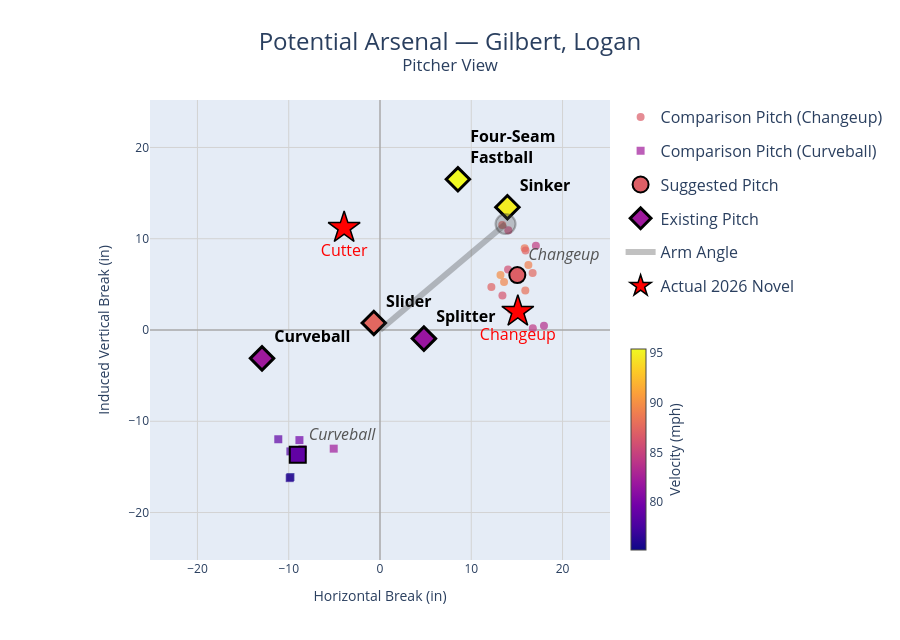

Write notebook code for a chart like this one.
### Markdown cell above
## Visualize one pitcher: actual novel pitch vs. suggestions

The same Pitcher-View break plot the app shows (comp pitches colored by velocity, suggestion centroids,
existing arsenal as black diamonds, arm-angle ray) — with the **actual 2026 novel pitch overlaid as a
red star**. Alongside it, the app's Pitcher Profile and the Arsenal & Suggestions table, with the
actual 2026 pitch appended so its velo / break sit next to the suggested shapes. Call
`validate_pitcher(name)` for any pitcher in `novel_2026`.

### Code cell
# Any pitcher in novel_2026 works. Soroka's actual 2026 Cutter landed almost exactly on his
# suggested Cutter centroid; try e.g. 'Helsley, Ryan' or 'May, Dustin' for other cases.
validate_pitcher('Gilbert, Logan', novel_2026, pools, throws, pitch_pools)

### Figure 1 — Plotly figure (JSON) as saved in the notebook; plotly's stock layout.template omitted (floating-point values rounded to 4 significant figures)
{"data": [{"customdata": [["Petricka, Jake", "Changeup", 0], ["May, Trevor", "Changeup", 1], ["Brogdon, Connor", "Changeup", 2], ["Jiménez, Joe", "Changeup", 3], ["Megill, Tylor", "Changeup", 4], ["Oviedo, Luis", "Changeup", 5], ["Williams, Gavin", "Changeup", 6], ["Strider, Spencer", "Changeup", 7], ["Heuer, Codi", "Changeup", 8], ["Whitlock, Garrett", "Changeup", 9], ["Kelly, Zack", "Changeup", 10], ["Leahy, Kyle", "Changeup", 11], ["Brown, McCade", "Changeup", 12], ["Varland, Louis", "Changeup", 13], ["Robertson, Nick", "Changeup", 14], ["Mize, Casey", "Splitter", 20]], "hovertemplate": "<b>%{customdata[0]}</b><br>Pitch: %{customdata[1]}<extra></extra>", "marker": {"cmax": 95.41, "cmin": 75.18, "color": [86.75, 87.29, 84.57, 89.05, 87.16, 85.32, 88.48, 85.88, 87.24, 84.34, 83.59, 89.83, 87.58, 89.43, 88.17, 86.23], "colorbar": {"len": 0.48, "thickness": 15, "title": {"side": "right", "text": "Velocity (mph)"}, "x": 1.02, "y": 0, "yanchor": "bottom"}, "colorscale": [[0, "#0d0887"], [0.1111, "#46039f"], [0.2222, "#7201a8"], [0.3333, "#9c179e"], [0.4444, "#bd3786"], [0.5556, "#d8576b"], [0.6667, "#ed7953"], [0.7778, "#fb9f3a"], [0.8889, "#fdca26"], [1, "#f0f921"]], "opacity": 0.7, "showscale": true, "size": 8, "symbol": "circle"}, "mode": "markers", "name": "Comparison Pitch (Changeup)", "type": "scatter", "x": [14.36, 13.4, 17.08, 16.26, 12.2, 14.06, 15.85, 14.03, 15.95, 16.74, 17.97, 13.2, 16.72, 13.59, 15.92, 13.41], "y": [2.184, 11.49, 9.232, 7.111, 4.698, 10.92, 8.952, 6.632, 8.718, 0.1859, 0.468, 6.036, 6.244, 5.253, 4.315, 3.793]}, {"customdata": [["Hendriks, Liam", "Curveball", 15], ["Megill, Tylor", "Curveball", 16], ["Oviedo, Luis", "Curveball", 17], ["Williams, Gavin", "Curveball", 18], ["Leahy, Kyle", "Curveball", 19], ["Mize, Casey", "Knuckle Curve", 21], ["Brown, McCade", "Knuckle Curve", 22]], "hovertemplate": "<b>%{customdata[0]}</b><br>Pitch: %{customdata[1]}<extra></extra>", "marker": {"cmax": 95.41, "cmin": 75.18, "color": [82.18, 78.06, 75.18, 76.25, 81.62, 79.61, 78.71], "colorscale": [[0, "#0d0887"], [0.1111, "#46039f"], [0.2222, "#7201a8"], [0.3333, "#9c179e"], [0.4444, "#bd3786"], [0.5556, "#d8576b"], [0.6667, "#ed7953"], [0.7778, "#fb9f3a"], [0.8889, "#fdca26"], [1, "#f0f921"]], "opacity": 0.7, "showscale": false, "size": 8, "symbol": "square"}, "mode": "markers", "name": "Comparison Pitch (Curveball)", "type": "scatter", "x": [-5.071, -9.819, -9.815, -9.892, -8.498, -8.828, -11.14], "y": [-13.0, -13.3, -16.11, -16.23, -13.07, -12.06, -11.97]}, {"hovertemplate": "<b>Suggested: Changeup</b><br>HBreak: %{x:.1f} in<br>IVBreak: %{y:.1f} in<extra></extra>", "legendgroup": "centroid", "marker": {"cmax": 95.41, "cmin": 75.18, "color": [86.93], "colorscale": [[0, "#0d0887"], [0.1111, "#46039f"], [0.2222, "#7201a8"], [0.3333, "#9c179e"], [0.4444, "#bd3786"], [0.5556, "#d8576b"], [0.6667, "#ed7953"], [0.7778, "#fb9f3a"], [0.8889, "#fdca26"], [1, "#f0f921"]], "line": {"color": "black", "width": 2}, "showscale": false, "size": 16, "symbol": "circle"}, "mode": "markers+text", "name": "Suggested Pitch", "showlegend": true, "text": ["<i>Changeup</i>"], "textfont": {"color": "#555", "size": 16}, "textposition": ["top right"], "type": "scatter", "x": [15.05], "y": [6.015]}, {"hovertemplate": "<b>Suggested: Curveball</b><br>HBreak: %{x:.1f} in<br>IVBreak: %{y:.1f} in<extra></extra>", "legendgroup": "centroid", "marker": {"cmax": 95.41, "cmin": 75.18, "color": [78.8], "colorscale": [[0, "#0d0887"], [0.1111, "#46039f"], [0.2222, "#7201a8"], [0.3333, "#9c179e"], [0.4444, "#bd3786"], [0.5556, "#d8576b"], [0.6667, "#ed7953"], [0.7778, "#fb9f3a"], [0.8889, "#fdca26"], [1, "#f0f921"]], "line": {"color": "black", "width": 2}, "showscale": false, "size": 16, "symbol": "square"}, "mode": "markers+text", "name": "Suggested Pitch", "showlegend": false, "text": ["<i>Curveball</i>"], "textfont": {"color": "#555", "size": 16}, "textposition": ["top right"], "type": "scatter", "x": [-9.01], "y": [-13.68]}, {"customdata": [["Gilbert, Logan", "Curveball"], ["Gilbert, Logan", "Four-Seam Fastball"], ["Gilbert, Logan", "Splitter"], ["Gilbert, Logan", "Sinker"], ["Gilbert, Logan", "Slider"]], "hovertemplate": "<b>%{customdata[0]}</b><br>Pitch: %{customdata[1]}<extra></extra>", "marker": {"cmax": 95.41, "cmin": 75.18, "color": [82.08, 95.41, 81.75, 94.86, 87.47], "colorscale": [[0, "#0d0887"], [0.1111, "#46039f"], [0.2222, "#7201a8"], [0.3333, "#9c179e"], [0.4444, "#bd3786"], [0.5556, "#d8576b"], [0.6667, "#ed7953"], [0.7778, "#fb9f3a"], [0.8889, "#fdca26"], [1, "#f0f921"]], "line": {"color": "black", "width": 3}, "showscale": false, "size": 18, "symbol": "diamond"}, "mode": "markers+text", "name": "Existing Pitch", "text": ["<b>Curveball</b>", "<b>Four-Seam<br>Fastball</b>", "<b>Splitter</b>", "<b>Sinker</b>", "<b>Slider</b>"], "textfont": {"color": "black", "size": 16}, "textposition": ["top right", "top right", "top right", "top right", "top right"], "type": "scatter", "x": [-12.93, 8.538, 4.81, 13.96, -0.6767], "y": [-3.107, 16.51, -0.9433, 13.45, 0.7691]}, {"hovertemplate": "Arm Angle: 40.2°<extra></extra>", "line": {"color": "rgba(50,50,50,0.30)", "width": 6}, "mode": "lines", "name": "Arm Angle", "type": "scatter", "x": [0, 13.76], "y": [0, 11.61]}, {"hovertemplate": "Arm Angle: 40.2°<extra></extra>", "legendgroup": "Arm Angle", "marker": {"color": "rgba(80,80,80,0.30)", "line": {"color": "rgba(50,50,50,0.35)", "width": 2}, "size": 20}, "mode": "markers", "showlegend": false, "type": "scatter", "x": [13.76], "y": [11.61]}, {"customdata": [["Changeup", 85.42, 1.234], ["Cutter", 91.07, 1.421]], "hovertemplate": "<b>ACTUAL 2026: %{customdata[0]}</b><br>%{customdata[1]:.1f} mph<br>HBreak: %{x:.1f} in<br>IVBreak: %{y:.1f} in<br>Novelty: %{customdata[2]:.2f}<extra></extra>", "marker": {"color": "red", "line": {"color": "black", "width": 1.5}, "size": 24, "symbol": "star"}, "mode": "markers+text", "name": "Actual 2026 Novel", "text": ["Changeup", "Cutter"], "textfont": {"color": "red", "size": 16}, "textposition": "bottom center", "type": "scatter", "x": [15.1, -3.928], "y": [2.018, 11.2]}], "layout": {"dragmode": "select", "height": 640, "legend": {"font": {"size": 16}, "x": 1.02, "xanchor": "left", "y": 1}, "margin": {"r": 200}, "title": {"font": {"size": 24}, "text": "Potential Arsenal — Gilbert, Logan<br><sup>Pitcher View</sup>", "x": 0.5, "xanchor": "center"}, "xaxis": {"constrain": "domain", "constraintoward": "right", "gridcolor": "lightgrey", "gridwidth": 1, "range": [-25.2, 25.2], "showgrid": true, "title": {"text": "Horizontal Break (in)"}, "zeroline": true, "zerolinecolor": "darkgrey", "zerolinewidth": 1.5}, "yaxis": {"constrain": "domain", "gridcolor": "lightgrey", "gridwidth": 1, "range": [-25.2, 25.2], "scaleanchor": "x", "scaleratio": 1, "showgrid": true, "title": {"text": "Induced Vertical Break (in)"}, "zeroline": true, "zerolinecolor": "darkgrey", "zerolinewidth": 1.5}}}
